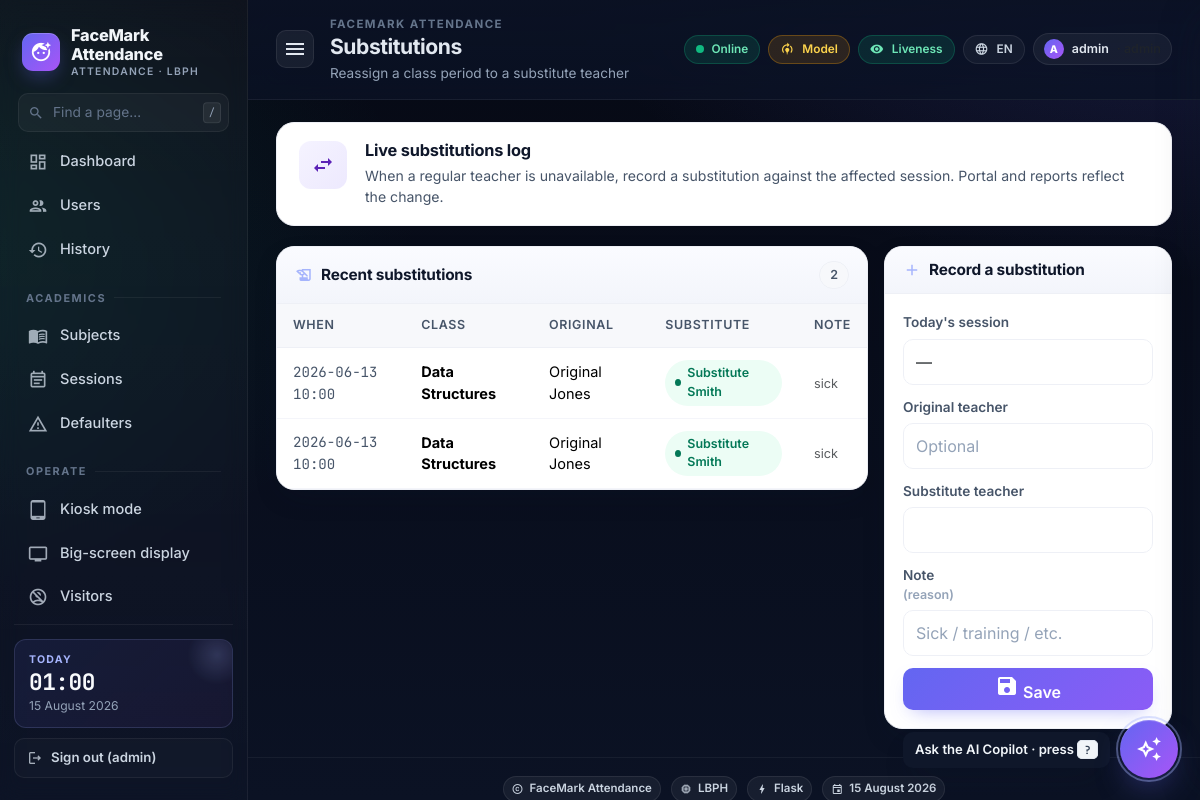
The page /substitutions (signed in) on the database its author committed.
### tables this page shows
CREATE TABLE settings (
    key   TEXT PRIMARY KEY,
    value TEXT NOT NULL
);

CREATE TABLE substitutions (
    id           INTEGER PRIMARY KEY AUTOINCREMENT,
    session_id   INTEGER NOT NULL,
    original     TEXT,
    substitute   TEXT NOT NULL,
    note         TEXT,
    created_at   TEXT NOT NULL,
    FOREIGN KEY(session_id) REFERENCES class_sessions(id) ON DELETE CASCADE
);

CREATE TABLE class_sessions (
    id          INTEGER PRIMARY KEY AUTOINCREMENT,
    subject_id  INTEGER NOT NULL,
    date        TEXT NOT NULL,           -- YYYY-MM-DD
    start_time  TEXT NOT NULL,           -- HH:MM
    end_time    TEXT NOT NULL,           -- HH:MM
    notes       TEXT,
    created_at  TEXT NOT NULL,
    FOREIGN KEY(subject_id) REFERENCES subjects(id) ON DELETE CASCADE
);

CREATE TABLE subjects (
    id            INTEGER PRIMARY KEY AUTOINCREMENT,
    name          TEXT NOT NULL,
    code          TEXT,                 -- e.g. CS101
    department_id INTEGER,               -- which class/section it belongs to
    FOREIGN KEY(department_id) REFERENCES departments(id) ON DELETE SET NULL,
    UNIQUE(name, department_id)
);

### app.py (the view, shortened to what this page needs)
@app.route('/substitutions', methods=['GET', 'POST'])
@role_required('admin', 'hr', 'teacher')
def substitutions_page():
    today = date.today().isoformat()
    return render_template(
        'substitutions.html',
        rows=db.list_substitutions(),
        sessions=db.list_sessions(today))

### app.py (called while the page is built)
@app.after_request
def _metrics_record(resp):
    try:
        ms = (time.perf_counter() - getattr(__import__('flask').g, 't0', time.perf_counter())) * 1000.0
        infra_record_request(resp.status_code, ms)
    except Exception:  # noqa: BLE001
        pass
    return resp

@app.context_processor
def _inject_infra():
    return {'csp_nonce': infra_mw.csp_nonce,
            'asset_version': os.environ.get('FACEMARK_ASSET_VERSION', 'v2')}

@app.after_request
def _cache_static(resp):
    if request.path.startswith('/static/'):
        if 'v=' in request.query_string.decode('utf-8', errors='ignore'):
            resp.headers['Cache-Control'] = 'public, max-age=31536000, immutable'
        else:
            resp.headers['Cache-Control'] = 'public, max-age=86400'
    return resp

def role_required(*allowed):
    def deco(fn):
        @wraps(fn)
        def wrap(*a, **kw):
            if not session.get('admin'):
                return redirect(url_for('login', next=request.path))
            role = session.get('role') or 'admin'
            if role == 'admin' or role in allowed:
                return fn(*a, **kw)
            if request.path.startswith('/api/'):
                return jsonify({'ok': False, 'error': 'forbidden'}), 403
            flash(f'Requires one of: {", ".join(allowed)}', 'danger')
            return redirect(url_for('home'))
        return wrap
    return deco

### db.py (called while the page is built, shortened)
def _pragma_once(conn: sqlite3.Connection) -> None:
    global _PRAGMA_ONCE_DONE
    if _PRAGMA_ONCE_DONE:
        return

def get_conn() -> sqlite3.Connection:
    conn = sqlite3.connect(DB_PATH, timeout=10.0,
                           check_same_thread=False)
    conn.row_factory = sqlite3.Row
    conn.execute('PRAGMA foreign_keys = ON')
    conn.execute('PRAGMA busy_timeout = 5000')
    _pragma_once(conn)
    return conn

@contextmanager
def tx():
    conn = get_conn()
    try:
        yield conn
        conn.commit()
    finally:
        conn.close()

def get_setting(key: str, default: Optional[str] = None) -> Optional[str]:
    with tx() as c:
        r = c.execute('SELECT value FROM settings WHERE key = ?', (key,)).fetchone()
        return r['value'] if r else default

### i18n.py (called while the page is built)
def languages() -> list[tuple[str, str]]:
    return [
        ('en', 'English'),
        ('hi', 'हिन्दी'),
        ('mr', 'मराठी'),
        ('gu', 'ગુજરાતી'),
        ('ta', 'தமிழ்'),
        ('kn', 'ಕನ್ನಡ'),
    ]

### recognizer.py (called while the page is built)
def get() -> _BaseRecognizer:
    return _instance

### templates/substitutions.html (shortened to what this page needs)
{% extends "base.html" %}
{% block page_title %}Substitutions{% endblock %}
{% block page_sub %}Reassign a class period to a substitute teacher{% endblock %}
{% block content %}
<div class="page-hero hero-violet">
  <div class="ph-icn"><i class="material-icons">swap_horiz</i></div>
  <div class="ph-body">
    <h5>Live substitutions log</h5>
    <p>When a regular teacher is unavailable, record a substitution against the
       affected session. Portal and reports reflect the change.</p>
  </div>
</div>
<div class="row g-3">
  <div class="col-lg-8">
    <div class="card surface">
      <div class="surface-head">
        <h5 class="m-0"><i class="material-icons" style="color:#a5b4fc">history_edu</i> Recent substitutions</h5>
        <span class="chip ghost">{{ rows|length }}</span>
      </div>
      <div class="surface-body p-0">
        <table class="table mb-0">
          <thead>
            <tr><th>When</th><th>Class</th><th>Original</th><th>Substitute</th><th>Note</th></tr>
          </thead>
          <tbody>
            {% for r in rows %}
            <tr>
              <td><span class="mono">{{ r.date }} {{ r.start_time }}</span></td>
              <td><strong>{{ r.subject_name or '—' }}</strong></td>
              <td>{{ r.original or '—' }}</td>
              <td><span class="status-chip success"><span class="dot"></span> {{ r.substitute }}</span></td>
              <td><small class="text-muted">{{ r.note or '' }}</small></td>
            </tr>
            {% endfor %}
          </tbody>
        </table>
      </div>
    </div>
  </div>
  <div class="col-lg-4">
    <div class="card surface">
      <div class="surface-head">
        <h5 class="m-0"><i class="material-icons" style="color:#a5b4fc">add</i> Record a substitution</h5>
      </div>
      <div class="surface-body">
        <form method="POST">
          <div class="fld">
            <label>Today's session</label>
            <select name="session_id" class="form-select" required>
              <option value="">—</option>
            </select>
          </div>
          <div class="fld">
            <label>Original teacher</label>
            <input name="original" class="form-control" placeholder="Optional">
          </div>
          <div class="fld">
            <label>Substitute teacher</label>
            <input name="substitute" class="form-control" required>
          </div>
          <div class="fld">
            <label>Note <span class="hint">(reason)</span></label>
            <input name="note" class="form-control" placeholder="Sick / training / etc.">
          </div>
          <button class="btn btn-primary w-100">
            <i class="material-icons md-16">save</i> Save
          </button>
        </form>
      </div>
    </div>
  </div>
</div>
{% endblock %}

### templates/base.html (shortened to what this page needs)
<!doctype html>
<html lang="en">
<head>
  <link href="https://cdn.jsdelivr.net/npm/bootstrap@5.3.2/dist/css/bootstrap.min.css" rel="stylesheet">
  <link href="{{ url_for('static', filename='css/styles.css') }}?v={{ asset_version }}" rel="stylesheet">
</head>
<body>
<div class="app-shell">
  <aside class="sidebar" id="sidebar">
    <div class="brand">
      <span class="brand-mark"><i class="material-icons">face_retouching_natural</i></span>
      <span class="brand-name">
        {{ org_name }}
        <small>Attendance · {{ recognizer_backend }}</small>
      </span>
    </div>
    <div class="side-search">
      <i class="material-icons-outlined">search</i>
      <input type="text" placeholder="Find a page…" id="sideSearch" autocomplete="off" />
      <kbd>/</kbd>
    </div>
    <nav class="side-nav" id="sideNav">
      <a class="side-link {% if request.endpoint == 'home' %}active{% endif %}" href="{{ url_for('home') }}">
        <i class="material-icons-outlined">dashboard</i><span>Dashboard</span>
      </a>
      <a class="side-link {% if request.endpoint == 'list_users' %}active{% endif %}" href="{{ url_for('list_users') }}">
        <i class="material-icons-outlined">group</i><span>Users</span>
      </a>
      <a class="side-link {% if request.endpoint == 'history' %}active{% endif %}" href="{{ url_for('history') }}">
        <i class="material-icons-outlined">history</i><span>History</span>
      </a>
      <div class="side-section">Academics</div>
      <a class="side-link {% if request.endpoint == 'subjects' %}active{% endif %}" href="{{ url_for('subjects') }}">
        <i class="material-icons-outlined">menu_book</i><span>Subjects</span>
      </a>
      <a class="side-link {% if request.endpoint in ('sessions', 'session_detail') %}active{% endif %}" href="{{ url_for('sessions') }}">
        <i class="material-icons-outlined">event_note</i><span>Sessions</span>
      </a>
      <a class="side-link {% if request.endpoint == 'defaulters' %}active{% endif %}" href="{{ url_for('defaulters') }}">
        <i class="material-icons-outlined">warning_amber</i><span>Defaulters</span>
      </a>
      <div class="side-section">Operate</div>
      <a class="side-link" href="{{ url_for('kiosk') }}" target="_blank">
        <i class="material-icons-outlined">tablet_android</i><span>Kiosk mode</span>
      </a>
      <a class="side-link" href="{{ url_for('display_board') }}" target="_blank">
        <i class="material-icons-outlined">tv</i><span>Big-screen display</span>
      </a>
      <a class="side-link {% if request.endpoint == 'visitors' %}active{% endif %}" href="{{ url_for('visitors') }}">
        <i class="material-icons-outlined">no_accounts</i><span>Visitors</span>
      </a>
    </nav>
    <div class="side-foot">
      <div class="side-card">
        <div class="side-card-title">Today</div>
        <div class="side-card-value" id="sideClock">--:--</div>
        <div class="side-card-sub">{{ datetoday2 }}</div>
      </div>
      {% if admin_user %}
      <a class="side-logout" href="{{ url_for('logout') }}">
        <i class="material-icons-outlined md-18">logout</i> Sign out ({{ admin_user }})
      </a>
      {% endif %}
    </div>
  </aside>
  <div class="main">
    <header class="topbar">
      <button class="icon-btn sidebar-toggle" id="sidebarToggle" aria-label="Toggle sidebar">
        <i class="material-icons">menu</i>
      </button>
      <div class="topbar-title">
        <div class="crumb">{% block crumb %}{{ org_name }}{% endblock %}</div>
        <h1>{% block page_title %}Dashboard{% endblock %}</h1>
        <p>{% block page_sub %}Real-time face recognition attendance{% endblock %}</p>
      </div>
      <div class="topbar-right">
        <span class="pill" title="Server is reachable"><span class="pulse"></span> Online</span>
        {% if model_trained %}
          <span class="pill pill-good" title="Recogniser model is trained">
            <i class="material-icons md-16">verified</i> Model
          </span>
        {% else %}
          <span class="pill pill-warn" title="No trained recogniser yet — register a user">
            <i class="material-icons md-16">model_training</i> Model
          </span>
        {% endif %}
        {% if liveness_on %}
          <span class="pill pill-good" title="Liveness anti-spoofing on">
            <i class="material-icons md-16">remove_red_eye</i> Liveness
          </span>
        {% endif %}
        <div class="dropdown">
          <button class="pill ghost" data-bs-toggle="dropdown" aria-expanded="false" title="Language">
            <i class="material-icons md-16">language</i>
            {{ lang|upper }}
          </button>
        </div>
        {% if admin_user %}
        <div class="dropdown">
          <button class="role-chip" data-bs-toggle="dropdown" aria-expanded="false" title="Account">
            <span class="role-avatar">{{ admin_user[0]|upper }}</span>
            <span class="d-none d-md-inline">{{ admin_user }}</span>
            <span class="d-none d-md-inline text-muted">· {{ admin_role }}</span>
          </button>
        </div>
        {% endif %}
      </div>
    </header>
    <div class="content">
      {% block content %}{% endblock %}
    </div>
    <footer class="app-footer">
      <span class="ft-pill"><i class="material-icons-outlined">copyright</i> {{ org_name }}</span>
      <span class="ft-pill"><i class="material-icons-outlined">memory</i> {{ recognizer_backend }}</span>
      <span class="ft-pill"><i class="material-icons-outlined">bolt</i> Flask</span>
      <span class="ft-pill"><i class="material-icons-outlined">event</i> {{ datetoday2 }}</span>
    </footer>
    {% if admin_user %}
    <button class="fab-copilot" id="fabCopilot" aria-label="Open AI Copilot">
      <i class="material-icons-outlined">auto_awesome</i>
    </button>
    <div class="fab-tip" id="fabTip">Ask the AI Copilot · press <kbd>?</kbd></div>
    {% endif %}
  </div>
</div>
</body>
</html>

### rows shown on the page
settings: value "FaceMark Attendance", value "FACEMARK ATTENDANCE"
substitutions: date "2026-06-13", start_time "10:00", name "Data Structures", original "Original Jones", substitute "Substitute Smith", note "sick"
substitutions: date "2026-06-13", start_time "10:00", name "Data Structures", original "Original Jones", substitute "Substitute Smith", note "sick"

### other values the page prints
{{ recognizer_backend }} "LBPH"
{{ admin_user }} "admin"
{{ lang|upper }} "EN"
{{ admin_user[0]|upper }} "A"
{{ rows|length }} "2"
